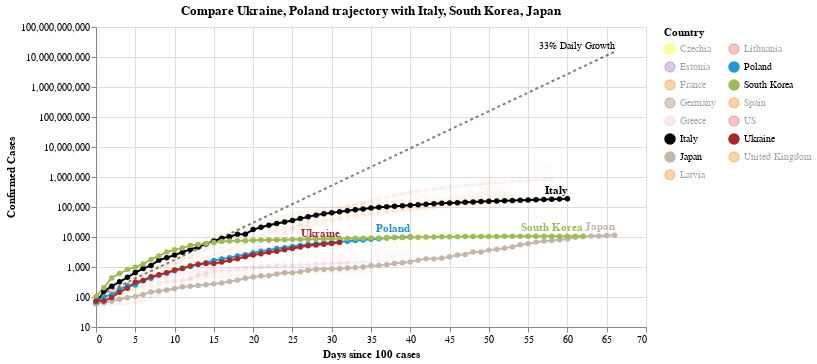

The cell this chart's notebook holds for it:
### Code cell
#hide_input
chart2 = make_since_chart(['Ukraine', 'Poland'])
chart2

### Figure 1 — Vega-Lite specification as saved in the notebook (floating-point values rounded to 4 significant figures; data arrays with more than 128 entries replaced by an {"elided": "..."} marker saying what was removed)
{"config": {"view": {"continuousWidth": 400, "continuousHeight": 300}}, "layer": [{"mark": {"type": "line", "color": "black", "opacity": 0.5, "strokeDash": [3, 3]}, "encoding": {"x": {"type": "quantitative", "field": "Days since 100 cases"}, "y": {"type": "quantitative", "field": "Confirmed Cases"}}}, {"mark": {"type": "text", "align": "right", "dy": -6, "fontSize": 10, "text": "33% Daily Growth"}, "encoding": {"x": {"type": "quantitative", "field": "Days since 100 cases"}, "y": {"type": "quantitative", "field": "Confirmed Cases"}}, "transform": [{"filter": "(datum['Days since 100 cases'] >= 66)"}]}, {"data": {"name": "data-99769d98d713033b0538aa6b2269e0fd"}, "mark": {"type": "line", "point": true}, "encoding": {"color": {"type": "nominal", "field": "Country", "legend": {"columns": 2}, "scale": {"domain": ["Czechia", "Estonia", "France", "Germany", "Greece", "Italy", "Japan", "Latvia", "Lithuania", "Poland", "South Korea", "Spain", "US", "Ukraine", "United Kingdom"], "range": ["yellow", "#9467bd", "#F58518", "#9D755D", "pink", "black", "#C1B7AD", "#F58518", "#E45756", "#2495D3", "#A1BA59", "#F58518", "#E45756", "brown", "#F58518"]}}, "opacity": {"condition": {"value": 1, "selection": "selector003"}, "value": 0.05}, "tooltip": [{"type": "nominal", "field": "Country"}, {"type": "temporal", "field": "Date"}, {"type": "quantitative", "field": "Confirmed Cases"}, {"type": "quantitative", "field": "Days since 100 cases"}], "x": {"type": "quantitative", "field": "Days since 100 cases"}, "y": {"type": "quantitative", "field": "Confirmed Cases", "scale": {"type": "log"}}}, "selection": {"selector003": {"type": "multi", "fields": ["Country"], "bind": "legend", "init": [{"Country": "Ukraine"}, {"Country": "Poland"}, {"Country": "Italy"}, {"Country": "South Korea"}, {"Country": "Japan"}]}}, "width": 550}, {"data": {"name": "data-99769d98d713033b0538aa6b2269e0fd"}, "mark": {"type": "text", "align": "right", "dy": -8, "fontWeight": "bold"}, "encoding": {"color": {"type": "nominal", "field": "Country", "legend": {"columns": 2}, "scale": {"domain": ["Czechia", "Estonia", "France", "Germany", "Greece", "Italy", "Japan", "Latvia", "Lithuania", "Poland", "South Korea", "Spain", "US", "Ukraine", "United Kingdom"], "range": ["yellow", "#9467bd", "#F58518", "#9D755D", "pink", "black", "#C1B7AD", "#F58518", "#E45756", "#2495D3", "#A1BA59", "#F58518", "#E45756", "brown", "#F58518"]}}, "opacity": {"condition": {"value": 1, "selection": "selector003"}, "value": 0.05}, "text": {"type": "nominal", "field": "Country"}, "tooltip": [{"type": "nominal", "field": "Country"}, {"type": "temporal", "field": "Date"}, {"type": "quantitative", "field": "Confirmed Cases"}, {"type": "quantitative", "field": "Days since 100 cases"}], "x": {"type": "quantitative", "field": "Days since 100 cases"}, "y": {"type": "quantitative", "field": "Confirmed Cases", "scale": {"type": "log"}}}, "transform": [{"filter": "(datum['Date'] >= 1587513600000)"}], "width": 550}], "data": {"name": "data-f6528ddb0ede261e2d07ba61412c8d60"}, "title": "Compare Ukraine, Poland trajectory with Italy, South Korea, Japan", "$schema": "https://vega.github.io/schema/vega-lite/v4.0.2.json", "datasets": {"data-f6528ddb0ede261e2d07ba61412c8d60": [{"Days since 100 cases": 0, "Confirmed Cases": 100.0}, {"Days since 100 cases": 1, "Confirmed Cases": 133.0}, {"Days since 100 cases": 2, "Confirmed Cases": 176.9}, {"Days since 100 cases": 3, "Confirmed Cases": 235.3}, {"Days since 100 cases": 4, "Confirmed Cases": 312.9}, {"Days since 100 cases": 5, "Confirmed Cases": 416.2}, {"Days since 100 cases": 6, "Confirmed Cases": 553.5}, {"Days since 100 cases": 7, "Confirmed Cases": 736.1}, {"Days since 100 cases": 8, "Confirmed Cases": 979.1}, {"Days since 100 cases": 9, "Confirmed Cases": 1302.0}, {"Days since 100 cases": 10, "Confirmed Cases": 1732.0}, {"Days since 100 cases": 11, "Confirmed Cases": 2303.0}, {"Days since 100 cases": 12, "Confirmed Cases": 3064.0}, {"Days since 100 cases": 13, "Confirmed Cases": 4074.0}, {"Days since 100 cases": 14, "Confirmed Cases": 5419.0}, {"Days since 100 cases": 15, "Confirmed Cases": 7207.0}, {"Days since 100 cases": 16, "Confirmed Cases": 9586.0}, {"Days since 100 cases": 17, "Confirmed Cases": 12750.0}, {"Days since 100 cases": 18, "Confirmed Cases": 16960.0}, {"Days since 100 cases": 19, "Confirmed Cases": 22550.0}, {"Days since 100 cases": 20, "Confirmed Cases": 29990.0}, {"Days since 100 cases": 21, "Confirmed Cases": 39890.0}, {"Days since 100 cases": 22, "Confirmed Cases": 53060.0}, {"Days since 100 cases": 23, "Confirmed Cases": 70560.0}, {"Days since 100 cases": 24, "Confirmed Cases": 93850.0}, {"Days since 100 cases": 25, "Confirmed Cases": 124800.0}, {"Days since 100 cases": 26, "Confirmed Cases": 166000.0}, {"Days since 100 cases": 27, "Confirmed Cases": 220800.0}, {"Days since 100 cases": 28, "Confirmed Cases": 293700.0}, {"Days since 100 cases": 29, "Confirmed Cases": 390600.0}, {"Days since 100 cases": 30, "Confirmed Cases": 519500.0}, {"Days since 100 cases": 31, "Confirmed Cases": 690900.0}, {"Days since 100 cases": 32, "Confirmed Cases": 918900.0}, {"Days since 100 cases": 33, "Confirmed Cases": 1222000.0}, {"Days since 100 cases": 34, "Confirmed Cases": 1625000.0}, {"Days since 100 cases": 35, "Confirmed Cases": 2162000.0}, {"Days since 100 cases": 36, "Confirmed Cases": 2875000.0}, {"Days since 100 cases": 37, "Confirmed Cases": 3824000.0}, {"Days since 100 cases": 38, "Confirmed Cases": 5086000.0}, {"Days since 100 cases": 39, "Confirmed Cases": 6764000.0}, {"Days since 100 cases": 40, "Confirmed Cases": 8996000.0}, {"Days since 100 cases": 41, "Confirmed Cases": 11970000.0}, {"Days since 100 cases": 42, "Confirmed Cases": 15910000.0}, {"Days since 100 cases": 43, "Confirmed Cases": 21170000.0}, {"Days since 100 cases": 44, "Confirmed Cases": 28150000.0}, {"Days since 100 cases": 45, "Confirmed Cases": 37440000.0}, {"Days since 100 cases": 46, "Confirmed Cases": 49790000.0}, {"Days since 100 cases": 47, "Confirmed Cases": 66230000.0}, {"Days since 100 cases": 48, "Confirmed Cases": 88080000.0}, {"Days since 100 cases": 49, "Confirmed Cases": 117100000.0}, {"Days since 100 cases": 50, "Confirmed Cases": 155800000.0}, {"Days since 100 cases": 51, "Confirmed Cases": 207200000.0}, {"Days since 100 cases": 52, "Confirmed Cases": 275600000.0}, {"Days since 100 cases": 53, "Confirmed Cases": 366600000.0}, {"Days since 100 cases": 54, "Confirmed Cases": 487500000.0}, {"Days since 100 cases": 55, "Confirmed Cases": 648400000.0}, {"Days since 100 cases": 56, "Confirmed Cases": 862400000.0}, {"Days since 100 cases": 57, "Confirmed Cases": 1147000000.0}, {"Days since 100 cases": 58, "Confirmed Cases": 1525000000.0}, {"Days since 100 cases": 59, "Confirmed Cases": 2029000000.0}, {"Days since 100 cases": 60, "Confirmed Cases": 2698000000.0}, {"Days since 100 cases": 61, "Confirmed Cases": 3589000000.0}, {"Days since 100 cases": 62, "Confirmed Cases": 4773000000.0}, {"Days since 100 cases": 63, "Confirmed Cases": 6348000000.0}, {"Days since 100 cases": 64, "Confirmed Cases": 8443000000.0}, {"Days since 100 cases": 65, "Confirmed Cases": 11230000000.0}, {"Days since 100 cases": 66, "Confirmed Cases": 14940000000.0}], "data-99769d98d713033b0538aa6b2269e0fd": {"elided": "735 records"}}}
